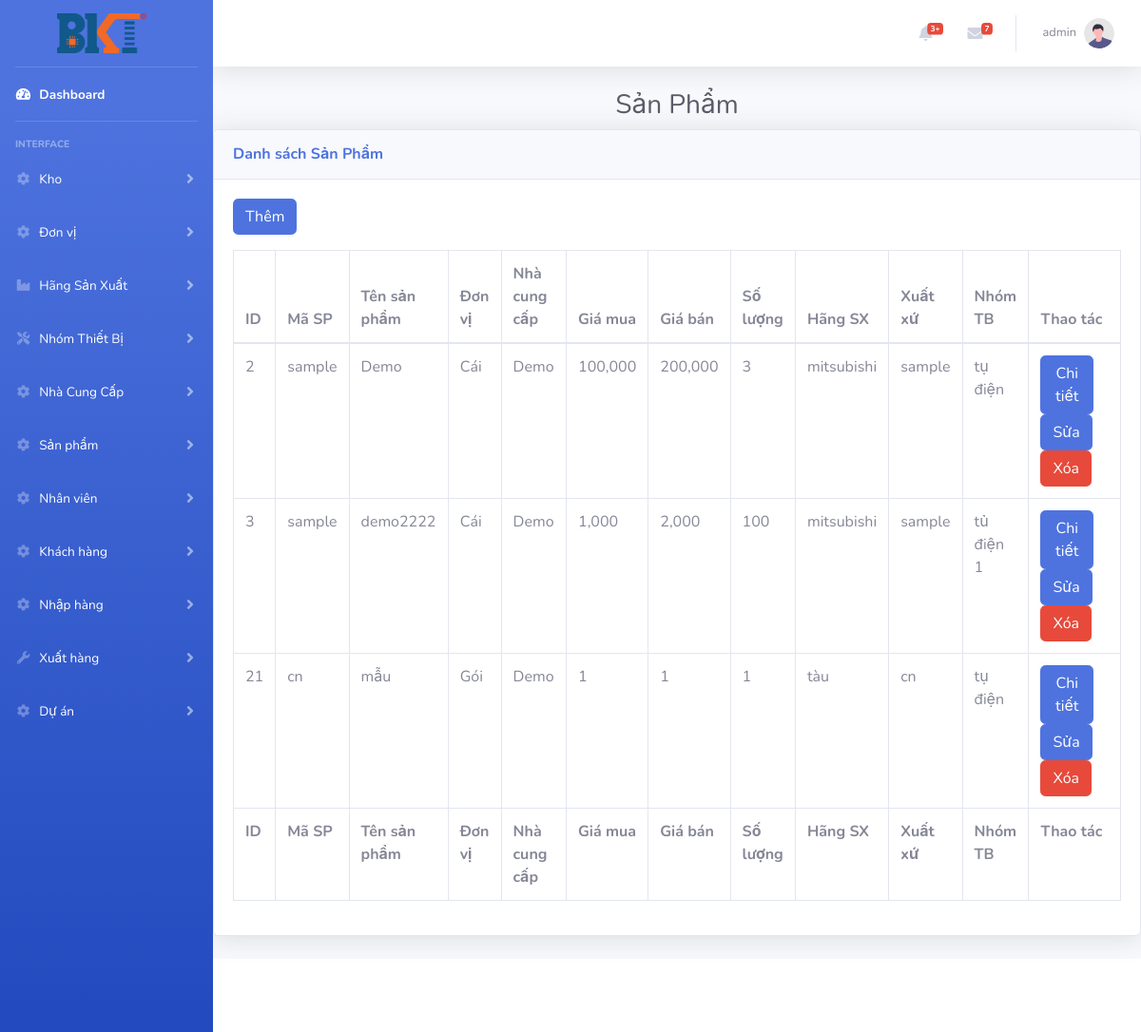
/index.php (signed in), run on an earlier commit of the app's database.
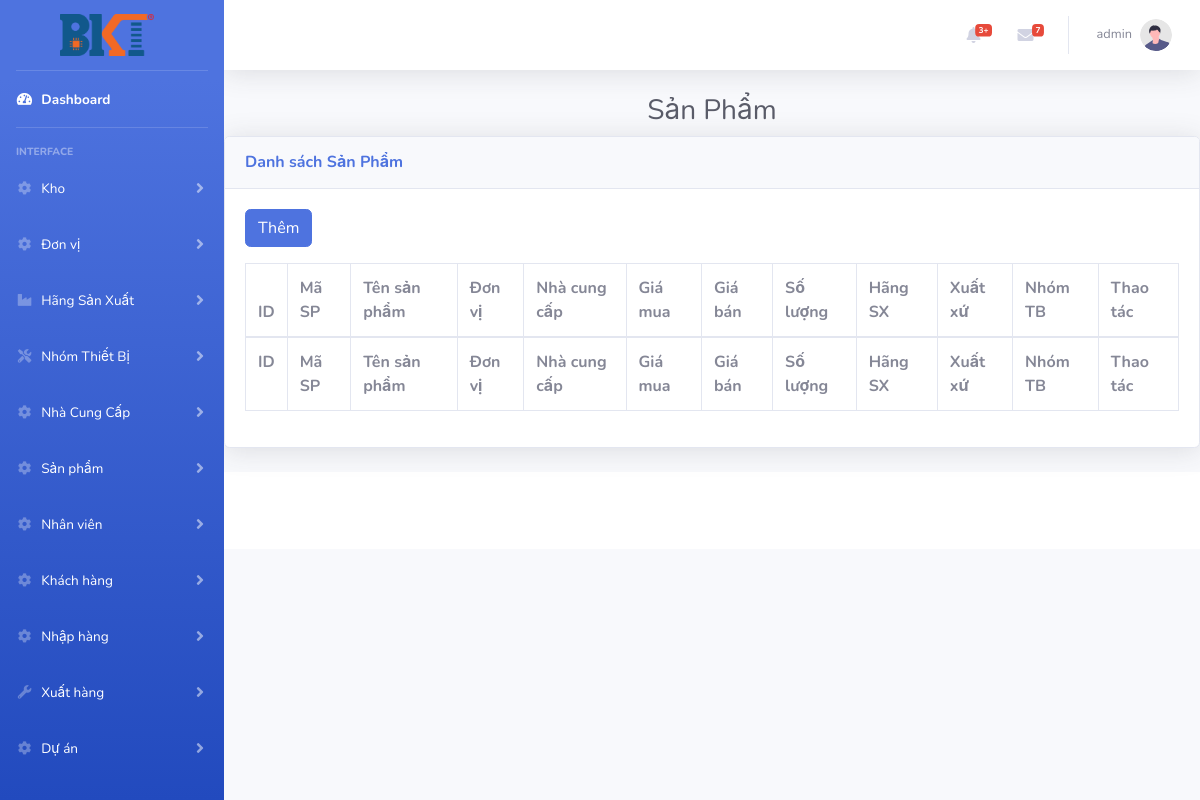
And on a later commit of the database.
### tables this page shows
CREATE TABLE `sanpham` (
  `Id` int(11) NOT NULL,
  `MaSP` varchar(50) DEFAULT NULL,
  `TenSP` varchar(100) DEFAULT NULL,
  `IdDVT` int(11) DEFAULT NULL,
  `IdNCC` int(11) DEFAULT NULL,
  `IdHSX` int(11) DEFAULT NULL,
  `IdNTB` int(11) DEFAULT NULL,
  `XuatXu` varchar(50) DEFAULT NULL,
  `GiaMua` int(11) DEFAULT NULL,
  `GiaBan` int(11) DEFAULT NULL,
  `SoLuong` int(11) DEFAULT NULL,
  `imgUrl` varchar(8000) DEFAULT NULL,
  `IdNhomTB` int(11) DEFAULT NULL,
  `IdHangSX` int(11) DEFAULT NULL
);

CREATE TABLE `donvitinh` (
  `Id` int(11) NOT NULL,
  `DonVi` varchar(100) DEFAULT NULL
);

CREATE TABLE `nhacungcap` (
  `Id` int(11) NOT NULL,
  `TenNCC` varchar(100) DEFAULT NULL,
  `NguoiLienHe` varchar(200) DEFAULT NULL,
  `DienThoai` varchar(20) DEFAULT NULL,
  `Email` varchar(50) DEFAULT NULL,
  `DiaChi` varchar(100) DEFAULT NULL,
  `MST` varchar(20) DEFAULT NULL
);

CREATE TABLE `hangsx` (
  `Id` int(11) NOT NULL,
  `TenHang` varchar(100) DEFAULT NULL
);

CREATE TABLE `nhomthietbi` (
  `Id` int(11) NOT NULL,
  `TenNhom` varchar(100) DEFAULT NULL
);

### controllers/sanpham_controller.php (called while the page is built, shortened)
<?php
require_once ('models/sanpham.php');
class SanPhamController extends BaseController
{
    public function index()
    {
        $sanpham = SanPham::all();
        $data =array('sanpham'=>$sanpham);
        $this->render('index',$data);
    }
}

### routes.php (called while the page is built, shortened)
<?php
$controller = new $klass;
$controller->$action();

### index.php (called while the page is built, shortened)
<?php
require_once('routes.php');

### models/sanpham.php (called while the page is built, shortened)
<?php
class SanPham
{
    function __construct($Id, $MaSP, $TenSP, $IdDVT, $TenDVT, $IdNCC, $TenNCC, $IdHSX, $TenHSX, $IdNTB, $TenNTB, $XuatXu, $GiaMua, $GiaBan, $SoLuong, $imgUrl)
    {
        $this->Id = $Id;
        $this->MaSP = $MaSP;
        $this->TenSP = $TenSP;
        $this->TenDVT = $TenDVT;
        $this->TenNCC = $TenNCC;
        $this->TenHSX = $TenHSX;
        $this->TenNTB = $TenNTB;
        $this->XuatXu = $XuatXu;
        $this->GiaMua = $GiaMua;
        $this->GiaBan = $GiaBan;
        $this->SoLuong = $SoLuong;
    }
    static function all()
    {
        $list = [];
        $db = DB::getInstance();
        $req = $db->query('
        SELECT sp.Id, sp.MaSP, sp.TenSP, sp.IdDVT, dvt.DonVi as TenDVT, sp.IdNCC, ncc.TenNCC, sp.IdHSX, hsx.TenHang as TenHSX, sp.IdNTB, ntb.TenNhom as TenNTB, sp.XuatXu, sp.GiaMua, sp.GiaBan, sp.SoLuong, sp.imgUrl
        FROM SanPham sp
        LEFT JOIN DonViTinh dvt ON sp.IdDVT = dvt.Id
        LEFT JOIN NhaCungCap ncc ON sp.IdNCC = ncc.Id
        LEFT JOIN HangSX hsx ON sp.IdHSX = hsx.Id
        LEFT JOIN NhomThietBi ntb ON sp.IdNTB = ntb.Id
    ');
        foreach ($req->fetchAll() as $item) {
            $list[] = new SanPham(
                $item['Id'],
                $item['MaSP'],
                $item['TenSP'],
                $item['IdDVT'],
                $item['TenDVT'],
                $item['IdNCC'],
                $item['TenNCC'],
                $item['IdHSX'],
                $item['TenHSX'],
                $item['IdNTB'],
                $item['TenNTB'],
                $item['XuatXu'],
                $item['GiaMua'],
                $item['GiaBan'],
                $item['SoLuong'],
                $item['imgUrl']
            );
        }
        return $list;
    }
}

### views/sanpham/index.php (the view, shortened to what the changed rows need)
<?php
require_once('models/sanpham.php');
$sanpham = SanPham::all();
?>
<h1 class="h3 mb-2 text-center text-gray-800">Sản Phẩm</h1>
<div class="card shadow mb-4">
    <div class="card-body">
        <div class="table-responsive">
            <table class="table table-bordered" id="dataTable" width="100%" cellspacing="0">
                <thead>
                    <tr>
                        <th>ID</th>
                        <th>Mã SP</th>
                        <th>Tên sản phẩm</th>
                        <th>Đơn vị</th>
                        <th>Nhà cung cấp</th>
                        <th>Giá mua</th>
                        <th>Giá bán</th>
                        <th>Số lượng</th>
                        <th>Hãng SX</th>
                        <th>Xuất xứ</th>
                        <th>Nhóm TB</th>
                        <th>Thao tác</th>
                    </tr>
                </thead>
                <tfoot>
                    <tr>
                        <th>ID</th>
                        <th>Mã SP</th>
                        <th>Tên sản phẩm</th>
                        <th>Đơn vị</th>
                        <th>Nhà cung cấp</th>
                        <th>Giá mua</th>
                        <th>Giá bán</th>
                        <th>Số lượng</th>
                        <th>Hãng SX</th>
                        <th>Xuất xứ</th>
                        <th>Nhóm TB</th>
                        <th>Thao tác</th>
                    </tr>
                </tfoot>
                <tbody>
                    <?php foreach ($sanpham as $item) : ?>
                        <form method="post">
                            <tr>
                                <td><?= $item->Id ?></td>
                                <td><?= $item->MaSP ?></td>
                                <td><?= $item->TenSP ?></td>
                                <td><?= $item->TenDVT ?></td>
                                <td><?= $item->TenNCC ?></td>
                                <td><?= number_format($item->GiaMua, 0, ".", ",") ?></td>
                                <td><?= number_format($item->GiaBan, 0, ".", ",") ?></td>
                                <td><?= $item->SoLuong ?></td>
                                <td><?= $item->TenHSX ?></td>
                                <td><?= $item->XuatXu ?></td>
                                <td><?= $item->TenNTB ?></td>
                                <td>
                                    <a href="index.php?controller=sanpham&action=view&id=<?= $item->Id ?>" class="btn btn-primary mr-3">Chi tiết</a>
                                    <a href="index.php?controller=sanpham&action=edit&id=<?= $item->Id ?>" class="btn btn-primary mr-3">Sửa</a>
                                    <button type="submit" name="dele" value="<?= $item->Id ?>" class="btn btn-danger">Xóa</button>
                                </td>
                            </tr>
                        </form>
                    <?php endforeach; ?>
                </tbody>
            </table>
        </div>
    </div>
</div>

What changed in the data, as far as the page shows it:
removed sanpham: Id "2", MaSP "sample", TenSP "Demo", IdDVT.DonVi "Cái", IdNCC.TenNCC "Demo", GiaMua "100,000", GiaBan "200,000", SoLuong "3", IdHangSX.TenHang "mitsubishi", XuatXu "sample", nhomthietbi.TenNhom "tụ điện"
removed sanpham: Id "3", MaSP "sample", TenSP "demo2222", IdDVT.DonVi "Cái", IdNCC.TenNCC "Demo", GiaMua "1,000", GiaBan "2,000", SoLuong "100", IdHangSX.TenHang "mitsubishi", XuatXu "sample", IdNhomTB.TenNhom "tủ điện 1"
removed sanpham: Id "21", MaSP "cn", TenSP "mẫu", IdDVT.DonVi "Gói", IdNCC.TenNCC "Demo", GiaMua "1", GiaBan "1", SoLuong "1", hangsx.TenHang "tàu", XuatXu "cn", nhomthietbi.TenNhom "tụ điện"
